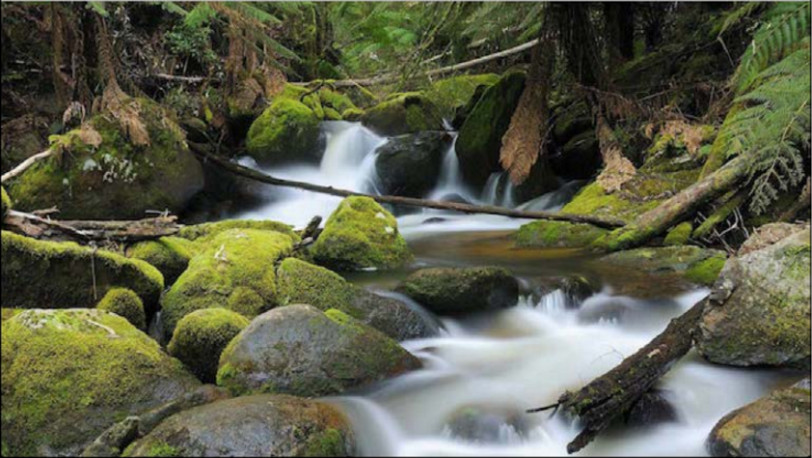
#> input picture optimized-filters/input.jpg, 812 x 458 px
$ python op-negative-filter.py --image input.jpg
#> lines starting #> are read from the running program, lines starting #| are printed output that depends on the picture
import argparse
import cv2
import matplotlib.pyplot as plt
import numpy as np

parser = argparse.ArgumentParser()
parser.add_argument("-i", "--image", required=True, help="Path to the input image")
args = vars(parser.parse_args())

image_BGR = cv2.imread(args["image"])
#> image_BGR is the input picture: shape (458, 812, 3); mean B, G, R 72.5, 93.3, 91.1
image_RGB = cv2.cvtColor(image_BGR, cv2.COLOR_BGR2RGB)

# Calculamos el mapeo del filtro negativo y lo almacenamos en el arreglo "y2"
max_val = image_RGB.max()   # Obtenemos el valor máximo de los 3 canales de la imagen
#> max_val = 255

# Construimos un vector X y Y para almacenar los valores
# del filtro negativo . El vector Y servira para la transformación de
# los valores de la imagen, usando programación dinamica
x = np.linspace(0, 255,256)
y2 = np.array([max_val - i for i in range(256)], dtype='uint8')
#> y2 = 256 values, max 255 at index 0, min 0 at index 255, mean 127.5

# Definimos una función lambda para el filtro negativo
negative = lambda m: y2[m]

# Se aplica la función lambda a cada pixel de la imagen. Se vectoriza la
# matriz para que pueda ser procesado por la función lambda
image_RGB_negative = np.array(np.vectorize(negative)(image_RGB), dtype='uint8')
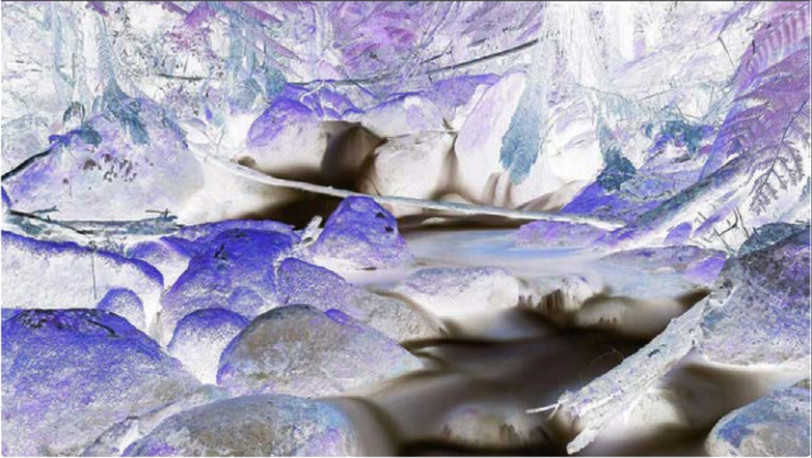
#> image_RGB_negative: shape (458, 812, 3); mean R, G, B 163.9, 161.7, 182.5


fig = plt.figure(figsize=(9,6))
ax1 = fig.add_subplot(2,2,1)
ax2 = fig.add_subplot(2,2,2)
ax3 = fig.add_subplot(2,3,5)

ax1.imshow(image_RGB)
ax1.set_title("Original Image")

ax2.imshow(image_RGB_negative)
ax2.set_title("Negative Image")

x = np.linspace(0, 255, 255)
y1 = x
y2 = np.array(255 - x)
ax3.plot(x, y1, color="r", linewidth=1, label = "Id. Func.")
msg = "Negative Func."
ax3.plot(x, y2, color="b", linewidth=1, label = msg)
ax3.legend()
ax3.set_title("Negative Function")
plt.show()
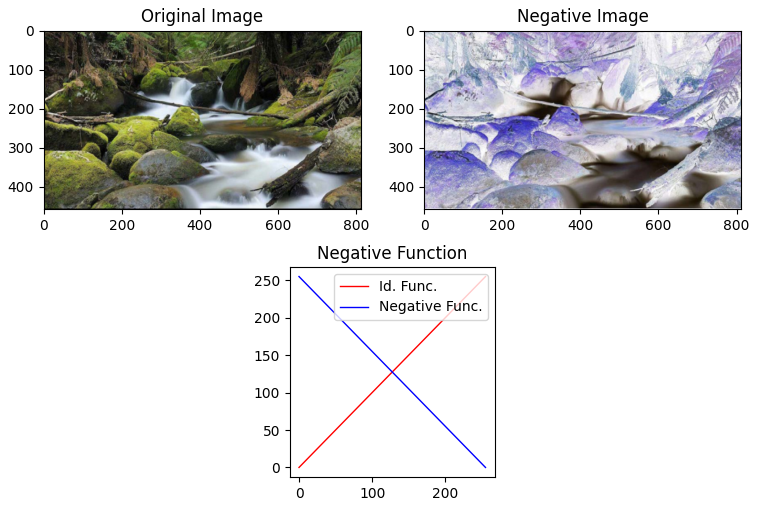
#> figure drawn by matplotlib, 3 panels; panel 3: curve peaks at x = 255, y = 255; panel 3: curve peaks at x = 0, y = 255
